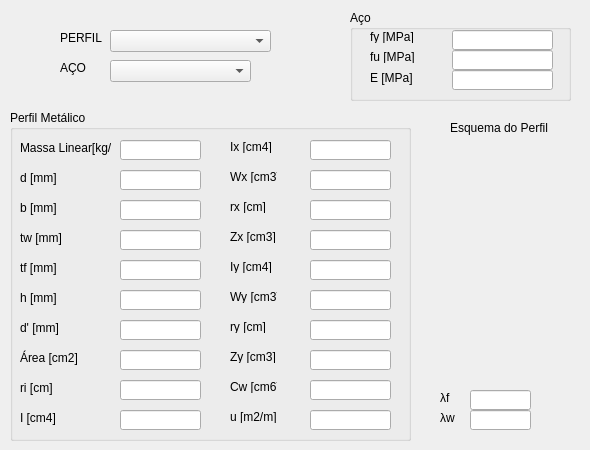
    <widget class="QWidget" name="tab">
     <attribute name="title">
      <string>Dados</string>
     </attribute>
     <widget class="QLabel" name="label">
      <property name="geometry">
       <rect>
        <x>60</x>
        <y>30</y>
        <width>51</width>
        <height>16</height>
       </rect>
      </property>
      <property name="text">
       <string>PERFIL</string>
      </property>
     </widget>
     <widget class="QComboBox" name="comboBox">
      <property name="geometry">
       <rect>
        <x>110</x>
        <y>30</y>
        <width>161</width>
        <height>22</height>
       </rect>
      </property>
     </widget>
     <widget class="QGroupBox" name="groupBox">
      <property name="geometry">
       <rect>
        <x>10</x>
        <y>110</y>
        <width>401</width>
        <height>331</height>
       </rect>
      </property>
      <property name="title">
       <string>Perfil Metálico</string>
      </property>
      <widget class="QLabel" name="label_2">
       <property name="geometry">
        <rect>
         <x>10</x>
         <y>30</y>
         <width>91</width>
         <height>16</height>
        </rect>
       </property>
       <property name="text">
        <string>Massa Linear[kg/m]</string>
       </property>
      </widget>
      <widget class="QLineEdit" name="lineEdit">
       <property name="geometry">
        <rect>
         <x>110</x>
         <y>30</y>
         <width>81</width>
         <height>20</height>
        </rect>
       </property>
      </widget>
      <widget class="QLabel" name="label_5">
       <property name="geometry">
        <rect>
         <x>10</x>
         <y>60</y>
         <width>91</width>
         <height>16</height>
        </rect>
       </property>
       <property name="text">
        <string>d [mm]</string>
       </property>
      </widget>
      <widget class="QLineEdit" name="lineEdit_2">
       <property name="geometry">
        <rect>
         <x>110</x>
         <y>60</y>
         <width>81</width>
         <height>20</height>
        </rect>
       </property>
      </widget>
      <widget class="QLabel" name="label_6">
       <property name="geometry">
        <rect>
         <x>10</x>
         <y>90</y>
         <width>91</width>
         <height>16</height>
        </rect>
       </property>
       <property name="text">
        <string>b [mm]</string>
       </property>
      </widget>
      <widget class="QLineEdit" name="lineEdit_3">
       <property name="geometry">
        <rect>
         <x>110</x>
         <y>90</y>
         <width>81</width>
         <height>20</height>
        </rect>
       </property>
      </widget>
      <widget class="QLabel" name="label_7">
       <property name="geometry">
        <rect>
         <x>10</x>
         <y>120</y>
         <width>91</width>
         <height>16</height>
        </rect>
       </property>
       <property name="text">
        <string>tw [mm]</string>
       </property>
      </widget>
      <widget class="QLineEdit" name="lineEdit_4">
       <property name="geometry">
        <rect>
         <x>110</x>
         <y>120</y>
         <width>81</width>
         <height>20</height>
        </rect>
       </property>
      </widget>
      <widget class="QLabel" name="label_8">
       <property name="geometry">
        <rect>
         <x>10</x>
         <y>150</y>
         <width>91</width>
         <height>16</height>
        </rect>
       </property>
       <property name="text">
        <string>tf [mm]</string>
       </property>
      </widget>
      <widget class="QLineEdit" name="lineEdit_5">
       <property name="geometry">
        <rect>
         <x>110</x>
         <y>240</y>
         <width>81</width>
         <height>20</height>
        </rect>
       </property>
      </widget>
      <widget class="QLineEdit" name="lineEdit_6">
       <property name="geometry">
        <rect>
         <x>110</x>
         <y>210</y>
         <width>81</width>
         <height>20</height>
        </rect>
       </property>
      </widget>
      <widget class="QLineEdit" name="lineEdit_7">
       <property name="geometry">
        <rect>
         <x>110</x>
         <y>150</y>
         <width>81</width>
         <height>20</height>
        </rect>
       </property>
      </widget>
      <widget class="QLabel" name="label_9">
       <property name="geometry">
        <rect>
         <x>10</x>
         <y>240</y>
         <width>91</width>
         <height>16</height>
        </rect>
       </property>
       <property name="text">
        <string>Área [cm2]</string>
       </property>
      </widget>
      <widget class="QLineEdit" name="lineEdit_8">
       <property name="geometry">
        <rect>
         <x>110</x>
         <y>180</y>
         <width>81</width>
         <height>20</height>
        </rect>
       </property>
      </widget>
      <widget class="QLabel" name="label_10">
       <property name="geometry">
        <rect>
         <x>10</x>
         <y>210</y>
         <width>91</width>
         <height>16</height>
        </rect>
       </property>
       <property name="text">
        <string>d' [mm]</string>
       </property>
      </widget>
      <widget class="QLabel" name="label_11">
       <property name="geometry">
        <rect>
         <x>10</x>
         <y>180</y>
         <width>91</width>
         <height>16</height>
        </rect>
       </property>
       <property name="text">
        <string>h [mm]</string>
       </property>
      </widget>
      <widget class="QLabel" name="label_12">
       <property name="geometry">
        <rect>
         <x>10</x>
         <y>270</y>
         <width>91</width>
         <height>16</height>
        </rect>
       </property>
       <property name="text">
        <string>ri [cm]</string>
       </property>
      </widget>
      <widget class="QLineEdit" name="lineEdit_9">
       <property name="geometry">
        <rect>
         <x>110</x>
         <y>270</y>
         <width>81</width>
         <height>20</height>
        </rect>
       </property>
      </widget>
      <widget class="QLineEdit" name="lineEdit_10">
       <property name="geometry">
        <rect>
         <x>300</x>
         <y>240</y>
         <width>81</width>
         <height>20</height>
        </rect>
       </property>
      </widget>
      <widget class="QLabel" name="label_13">
       <property name="geometry">
        <rect>
         <x>220</x>
         <y>180</y>
         <width>47</width>
         <height>13</height>
        </rect>
       </property>
       <property name="text">
        <string>Wy [cm3]</string>
       </property>
      </widget>
      <widget class="QLineEdit" name="lineEdit_11">
       <property name="geometry">
        <rect>
         <x>300</x>
         <y>90</y>
         <width>81</width>
         <height>20</height>
        </rect>
       </property>
      </widget>
      <widget class="QLabel" name="label_14">
       <property name="geometry">
        <rect>
         <x>220</x>
         <y>120</y>
         <width>47</width>
         <height>13</height>
        </rect>
       </property>
       <property name="text">
        <string>Zx [cm3]</string>
       </property>
      </widget>
      <widget class="QLineEdit" name="lineEdit_12">
       <property name="geometry">
        <rect>
         <x>300</x>
         <y>150</y>
         <width>81</width>
         <height>20</height>
        </rect>
       </property>
      </widget>
      <widget class="QLineEdit" name="lineEdit_13">
       <property name="geometry">
        <rect>
         <x>300</x>
         <y>180</y>
         <width>81</width>
         <height>20</height>
        </rect>
       </property>
      </widget>
      <widget class="QLineEdit" name="lineEdit_14">
       <property name="geometry">
        <rect>
         <x>300</x>
         <y>60</y>
         <width>81</width>
         <height>20</height>
        </rect>
       </property>
      </widget>
      <widget class="QLabel" name="label_15">
       <property name="geometry">
        <rect>
         <x>220</x>
         <y>90</y>
         <width>47</width>
         <height>13</height>
        </rect>
       </property>
       <property name="text">
        <string>rx [cm]</string>
       </property>
      </widget>
      <widget class="QLabel" name="label_16">
       <property name="geometry">
        <rect>
         <x>220</x>
         <y>270</y>
         <width>47</width>
         <height>13</height>
        </rect>
       </property>
       <property name="text">
        <string>Cw [cm6]</string>
       </property>
      </widget>
      <widget class="QLabel" name="label_17">
       <property name="geometry">
        <rect>
         <x>220</x>
         <y>240</y>
         <width>47</width>
         <height>13</height>
        </rect>
       </property>
       <property name="text">
        <string>Zy [cm3]</string>
       </property>
      </widget>
      <widget class="QLineEdit" name="lineEdit_15">
       <property name="geometry">
        <rect>
         <x>300</x>
         <y>270</y>
         <width>81</width>
         <height>20</height>
        </rect>
       </property>
      </widget>
      <widget class="QLineEdit" name="lineEdit_16">
       <property name="geometry">
        <rect>
         <x>300</x>
         <y>120</y>
         <width>81</width>
         <height>20</height>
        </rect>
       </property>
      </widget>
      <widget class="QLineEdit" name="lineEdit_17">
       <property name="geometry">
        <rect>
         <x>300</x>
         <y>210</y>
         <width>81</width>
         <height>20</height>
        </rect>
       </property>
      </widget>
      <widget class="QLabel" name="label_18">
       <property name="geometry">
        <rect>
         <x>220</x>
         <y>60</y>
         <width>47</width>
         <height>13</height>
        </rect>
       </property>
       <property name="text">
        <string>Wx [cm3]</string>
       </property>
      </widget>
      <widget class="QLabel" name="label_19">
       <property name="geometry">
        <rect>
         <x>220</x>
         <y>30</y>
         <width>47</width>
         <height>13</height>
        </rect>
       </property>
       <property name="text">
        <string>Ix [cm4]</string>
       </property>
      </widget>
      <widget class="QLabel" name="label_20">
       <property name="geometry">
        <rect>
         <x>220</x>
         <y>210</y>
         <width>47</width>
         <height>13</height>
        </rect>
       </property>
       <property name="text">
        <string>ry [cm]</string>
       </property>
      </widget>
      <widget class="QLineEdit" name="lineEdit_18">
       <property name="geometry">
        <rect>
         <x>300</x>
         <y>30</y>
         <width>81</width>
         <height>20</height>
        </rect>
       </property>
      </widget>
      <widget class="QLabel" name="label_21">
       <property name="geometry">
        <rect>
         <x>220</x>
         <y>150</y>
         <width>47</width>
         <height>13</height>
        </rect>
       </property>
       <property name="text">
        <string>Iy [cm4]</string>
       </property>
      </widget>
      <widget class="QLabel" name="label_22">
       <property name="geometry">
        <rect>
         <x>220</x>
         <y>300</y>
         <width>47</width>
         <height>13</height>
        </rect>
       </property>
       <property name="text">
        <string>u [m2/m]</string>
       </property>
      </widget>
      <widget class="QLabel" name="label_23">
       <property name="geometry">
        <rect>
         <x>10</x>
         <y>300</y>
         <width>91</width>
         <height>16</height>
        </rect>
       </property>
       <property name="text">
        <string>I [cm4]</string>
       </property>
      </widget>
      <widget class="QLineEdit" name="lineEdit_19">
       <property name="geometry">
        <rect>
         <x>110</x>
         <y>300</y>
         <width>81</width>
         <height>20</height>
        </rect>
       </property>
      </widget>
      <widget class="QLineEdit" name="lineEdit_20">
       <property name="geometry">
        <rect>
         <x>300</x>
         <y>300</y>
         <width>81</width>
         <height>20</height>
        </rect>
       </property>
      </widget>
      <widget class="QLabel" name="label_24">
       <property name="geometry">
        <rect>
         <x>410</x>
         <y>280</y>
         <width>47</width>
         <height>13</height>
        </rect>
       </property>
       <property name="text">
        <string>u [m2/m]</string>
       </property>
      </widget>
      <widget class="QLineEdit" name="lineEdit_21">
       <property name="geometry">
        <rect>
         <x>490</x>
         <y>280</y>
         <width>81</width>
         <height>20</height>
        </rect>
       </property>
      </widget>
     </widget>
     <widget class="QLabel" name="label_3">
      <property name="geometry">
       <rect>
        <x>410</x>
        <y>140</y>
        <width>171</width>
        <height>241</height>
       </rect>
      </property>
      <property name="text">
       <string/>
      </property>
      <property name="pixmap">
       <pixmap>perfil.png</pixmap>
      </property>
      <property name="scaledContents">
       <bool>true</bool>
      </property>
     </widget>
     <widget class="QComboBox" name="comboBox_2">
      <property name="geometry">
       <rect>
        <x>110</x>
        <y>60</y>
        <width>141</width>
        <height>22</height>
       </rect>
      </property>
     </widget>
     <widget class="QLabel" name="label_4">
      <property name="geometry">
       <rect>
        <x>60</x>
        <y>60</y>
        <width>51</width>
        <height>16</height>
       </rect>
      </property>
      <property name="text">
       <string>AÇO</string>
      </property>
     </widget>
     <widget class="QLabel" name="label_25">
      <property name="geometry">
       <rect>
        <x>440</x>
        <y>390</y>
        <width>21</width>
        <height>16</height>
       </rect>
      </property>
      <property name="text">
       <string>λf</string>
      </property>
     </widget>
     <widget class="QLineEdit" name="lineEdit_22">
      <property name="geometry">
       <rect>
        <x>470</x>
        <y>390</y>
        <width>61</width>
        <height>20</height>
       </rect>
      </property>
     </widget>
     <widget class="QLabel" name="label_26">
      <property name="geometry">
       <rect>
        <x>440</x>
        <y>410</y>
        <width>21</width>
        <height>16</height>
       </rect>
      </property>
      <property name="text">
       <string>λw</string>
      </property>
     </widget>
     <widget class="QLineEdit" name="lineEdit_23">
      <property name="geometry">
       <rect>
        <x>470</x>
        <y>410</y>
        <width>61</width>
        <height>20</height>
       </rect>
      </property>
     </widget>
     <widget class="QLabel" name="label_27">
      <property name="geometry">
       <rect>
        <x>450</x>
        <y>120</y>
        <width>101</width>
        <height>16</height>
       </rect>
      </property>
      <property name="text">
       <string>Esquema do Perfil</string>
      </property>
     </widget>
     <widget class="QGroupBox" name="groupBox_2">
      <property name="geometry">
       <rect>
        <x>350</x>
        <y>10</y>
        <width>221</width>
        <height>91</height>
       </rect>
      </property>
      <property name="title">
       <string>Aço</string>
      </property>
      <widget class="QLabel" name="label_28">
       <property name="geometry">
        <rect>
         <x>20</x>
         <y>20</y>
         <width>47</width>
         <height>13</height>
        </rect>
       </property>
       <property name="text">
        <string>fy [MPa]</string>
       </property>
      </widget>
      <widget class="QLineEdit" name="lineEdit_24">
       <property name="geometry">
        <rect>
         <x>102</x>
         <y>20</y>
         <width>101</width>
         <height>20</height>
        </rect>
       </property>
      </widget>
      <widget class="QLabel" name="label_29">
       <property name="geometry">
        <rect>
         <x>20</x>
         <y>40</y>
         <width>47</width>
         <height>13</height>
        </rect>
       </property>
       <property name="text">
        <string>fu [MPa]</string>
       </property>
      </widget>
      <widget class="QLineEdit" name="lineEdit_25">
       <property name="geometry">
        <rect>
         <x>102</x>
         <y>40</y>
         <width>101</width>
         <height>20</height>
        </rect>
       </property>
      </widget>
      <widget class="QLabel" name="label_30">
       <property name="geometry">
        <rect>
         <x>20</x>
         <y>60</y>
         <width>71</width>
         <height>16</height>
        </rect>
       </property>
       <property name="text">
        <string>E [MPa]</string>
       </property>
      </widget>
      <widget class="QLineEdit" name="lineEdit_26">
       <property name="geometry">
        <rect>
         <x>102</x>
         <y>60</y>
         <width>101</width>
         <height>20</height>
        </rect>
       </property>
      </widget>
     </widget>
    </widget>
